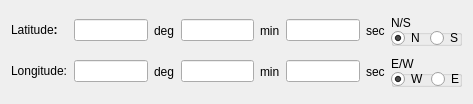
<ui version="4.0" >
 <class>latLonCoordinateWidget</class>
 <widget class="QWidget" name="latLonCoordinateWidget" >
  <property name="geometry" >
   <rect>
    <x>0</x>
    <y>0</y>
    <width>473</width>
    <height>104</height>
   </rect>
  </property>
  <property name="focusPolicy" >
   <enum>Qt::StrongFocus</enum>
  </property>
  <property name="windowTitle" >
   <string>Form</string>
  </property>
  <layout class="QGridLayout" name="gridLayout" >
   <item row="0" column="1" >
    <widget class="QLineEdit" name="latDegLineEdit" />
   </item>
   <item row="0" column="2" >
    <widget class="QLabel" name="label_7" >
     <property name="text" >
      <string>deg</string>
     </property>
    </widget>
   </item>
   <item row="0" column="3" >
    <widget class="QLineEdit" name="latMinLineEdit" />
   </item>
   <item row="0" column="4" >
    <widget class="QLabel" name="label_5" >
     <property name="text" >
      <string>min</string>
     </property>
    </widget>
   </item>
   <item row="0" column="5" >
    <widget class="QLineEdit" name="latSecLineEdit" />
   </item>
   <item row="0" column="6" >
    <widget class="QLabel" name="label_9" >
     <property name="text" >
      <string>sec</string>
     </property>
    </widget>
   </item>
   <item row="0" column="7" >
    <widget class="QGroupBox" name="groupBox_2" >
     <property name="minimumSize" >
      <size>
       <width>71</width>
       <height>31</height>
      </size>
     </property>
     <property name="title" >
      <string>N/S</string>
     </property>
     <widget class="QWidget" name="layoutWidget_1" >
      <property name="geometry" >
       <rect>
        <x>0</x>
        <y>10</y>
        <width>71</width>
        <height>26</height>
       </rect>
      </property>
      <layout class="QHBoxLayout" name="horizontalLayout_2" >
       <item>
        <widget class="QRadioButton" name="latNRadioButton" >
         <property name="text" >
          <string>N</string>
         </property>
         <property name="checked" >
          <bool>true</bool>
         </property>
        </widget>
       </item>
       <item>
        <widget class="QRadioButton" name="latSRadioButton" >
         <property name="text" >
          <string>S</string>
         </property>
        </widget>
       </item>
      </layout>
     </widget>
    </widget>
   </item>
   <item row="1" column="0" >
    <widget class="QLabel" name="label_4" >
     <property name="text" >
      <string>&lt;!DOCTYPE HTML PUBLIC "-//W3C//DTD HTML 4.0//EN" "http://www.w3.org/TR/REC-html40/strict.dtd">
&lt;html>&lt;head>&lt;meta name="qrichtext" content="1" />&lt;style type="text/css">
p, li { white-space: pre-wrap; }
&lt;/style>&lt;/head>&lt;body style=" font-family:'Sans Serif'; font-size:9pt; font-weight:400; font-style:normal;">
&lt;p style=" margin-top:0px; margin-bottom:0px; margin-left:0px; margin-right:0px; -qt-block-indent:0; text-indent:0px; font-family:'MS Shell Dlg 2'; font-size:8pt;">&lt;span style=" font-size:9pt;">Longitude:&lt;/span>&lt;/p>&lt;/body>&lt;/html></string>
     </property>
    </widget>
   </item>
   <item row="1" column="1" >
    <widget class="QLineEdit" name="lonDegLineEdit" />
   </item>
   <item row="1" column="2" >
    <widget class="QLabel" name="label_6" >
     <property name="text" >
      <string>deg</string>
     </property>
    </widget>
   </item>
   <item row="1" column="3" >
    <widget class="QLineEdit" name="lonMinLineEdit" />
   </item>
   <item row="1" column="4" >
    <widget class="QLabel" name="label_8" >
     <property name="text" >
      <string>min</string>
     </property>
    </widget>
   </item>
   <item row="1" column="5" >
    <widget class="QLineEdit" name="lonSecLineEdit" />
   </item>
   <item row="1" column="6" >
    <widget class="QLabel" name="label_10" >
     <property name="text" >
      <string>sec</string>
     </property>
    </widget>
   </item>
   <item row="1" column="7" >
    <widget class="QGroupBox" name="groupBox_3" >
     <property name="minimumSize" >
      <size>
       <width>71</width>
       <height>31</height>
      </size>
     </property>
     <property name="title" >
      <string>E/W</string>
     </property>
     <widget class="QWidget" name="layoutWidget_2" >
      <property name="geometry" >
       <rect>
        <x>0</x>
        <y>10</y>
        <width>73</width>
        <height>26</height>
       </rect>
      </property>
      <layout class="QHBoxLayout" name="horizontalLayout_3" >
       <item>
        <widget class="QRadioButton" name="lonWRadioButton" >
         <property name="text" >
          <string>W</string>
         </property>
         <property name="checked" >
          <bool>true</bool>
         </property>
        </widget>
       </item>
       <item>
        <widget class="QRadioButton" name="lonERadioButton" >
         <property name="text" >
          <string>E</string>
         </property>
         <property name="checked" >
          <bool>false</bool>
         </property>
        </widget>
       </item>
      </layout>
     </widget>
    </widget>
   </item>
   <item row="0" column="0" >
    <widget class="QLabel" name="label_3" >
     <property name="text" >
      <string>&lt;!DOCTYPE HTML PUBLIC "-//W3C//DTD HTML 4.0//EN" "http://www.w3.org/TR/REC-html40/strict.dtd">
&lt;html>&lt;head>&lt;meta name="qrichtext" content="1" />&lt;style type="text/css">
p, li { white-space: pre-wrap; }
&lt;/style>&lt;/head>&lt;body style=" font-family:'Sans Serif'; font-size:9pt; font-weight:400; font-style:normal;">
&lt;p style=" margin-top:0px; margin-bottom:0px; margin-left:0px; margin-right:0px; -qt-block-indent:0; text-indent:0px; font-family:'MS Shell Dlg 2'; font-size:8pt;">&lt;span style=" font-size:9pt;">Latitude&lt;/span>&lt;span style=" font-size:9pt; font-weight:600;">:&lt;/span>&lt;/p>&lt;/body>&lt;/html></string>
     </property>
    </widget>
   </item>
  </layout>
 </widget>
 <tabstops>
  <tabstop>latDegLineEdit</tabstop>
  <tabstop>latMinLineEdit</tabstop>
  <tabstop>latSecLineEdit</tabstop>
  <tabstop>latNRadioButton</tabstop>
  <tabstop>latSRadioButton</tabstop>
  <tabstop>lonDegLineEdit</tabstop>
  <tabstop>lonMinLineEdit</tabstop>
  <tabstop>lonSecLineEdit</tabstop>
  <tabstop>lonWRadioButton</tabstop>
  <tabstop>lonERadioButton</tabstop>
 </tabstops>
 <resources/>
 <connections/>
</ui>
